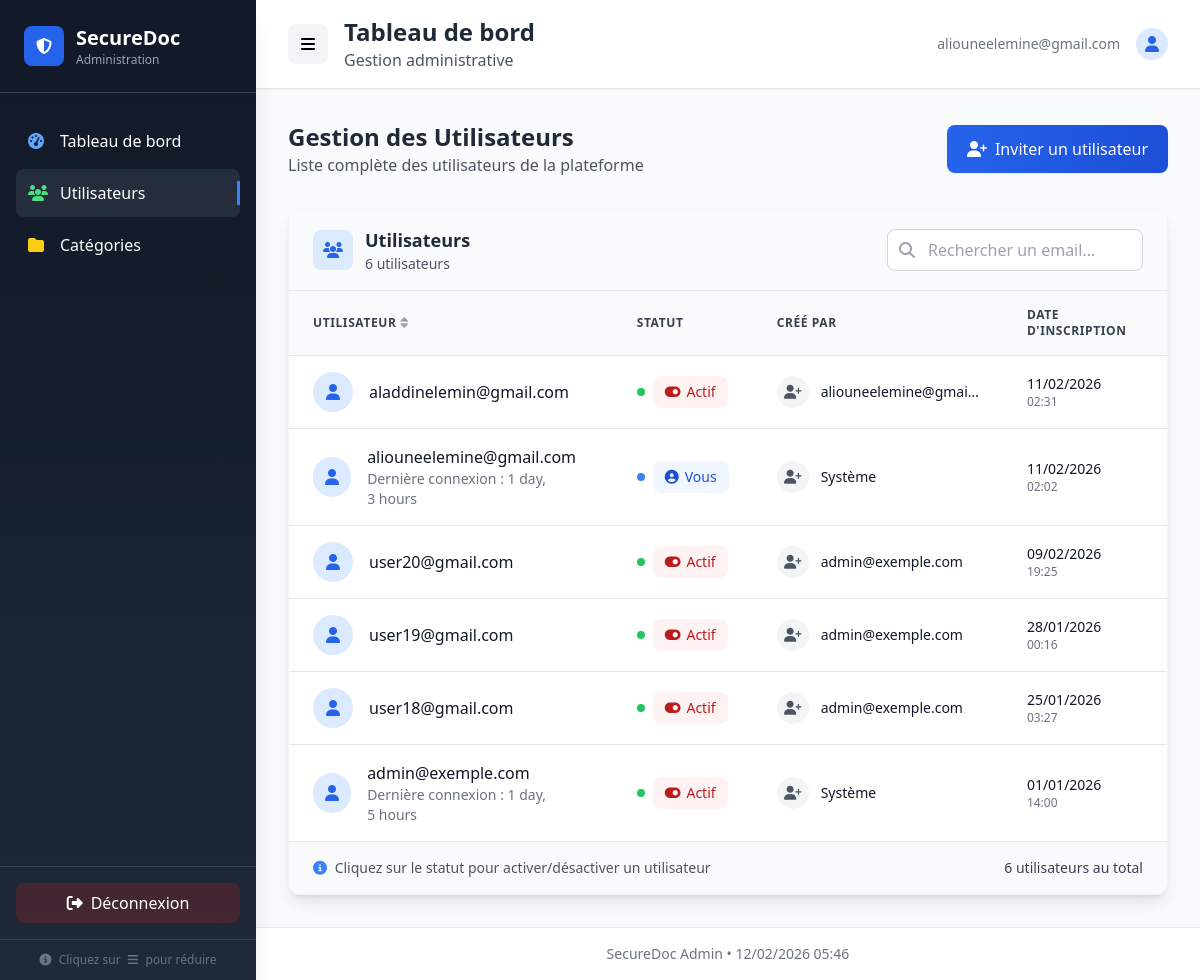
/accounts/admin/users/ (signed in), run on an earlier commit of the app's database.
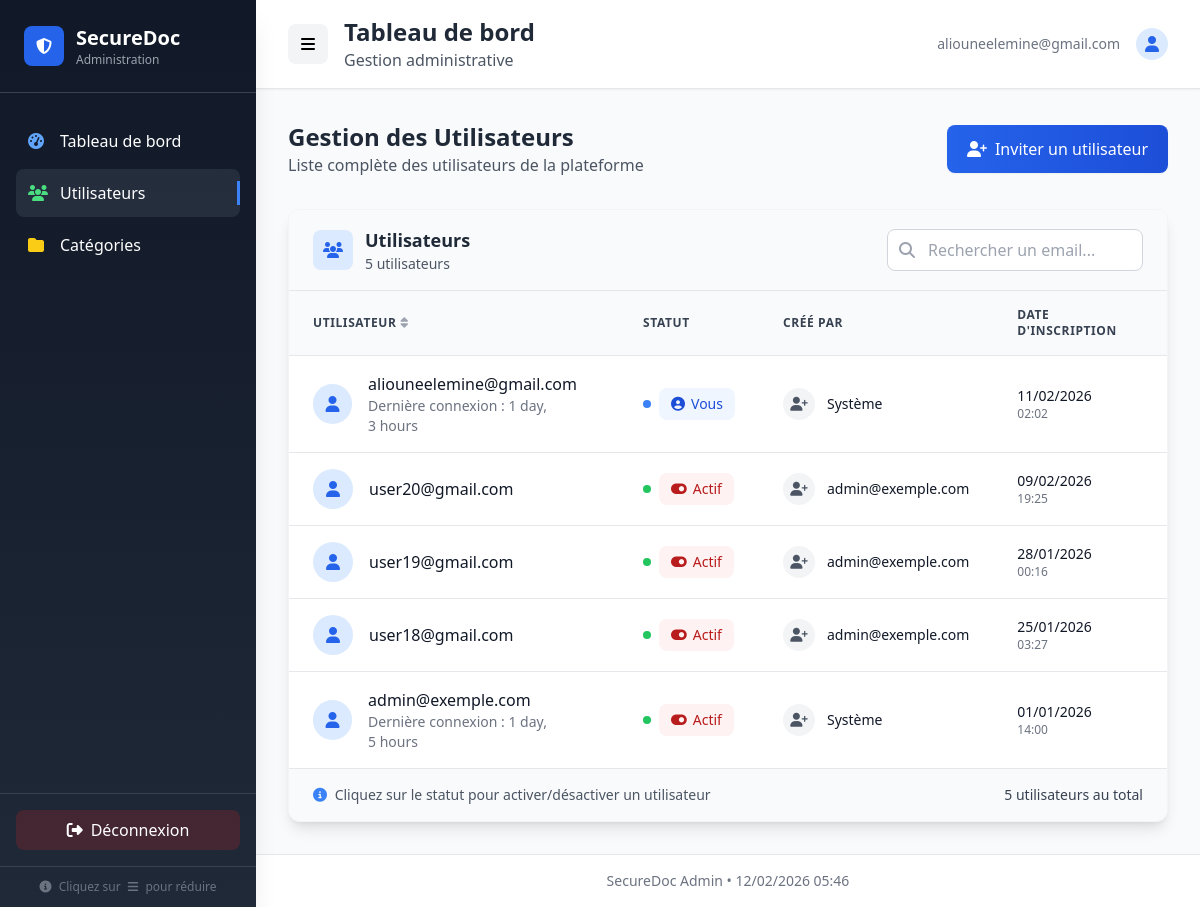
And on a later commit of the database.
### accounts/models.py (models this page shows, shortened)
class User(AbstractUser):
    username = None  # On utilise email comme identifiant principal
    email = models.EmailField(_('email address'), unique=True)
    public_key = models.TextField(blank=True, null=True)
    is_active = models.BooleanField(default=False)  # Désactivé jusqu’à activation
    is_staff = models.BooleanField(default=False)
    created_by = models.ForeignKey(
        'self',
        on_delete=models.SET_NULL,
        null=True,
        blank=True,
        related_name='created_users'
    )
    must_change_password = models.BooleanField(default=False)
    USERNAME_FIELD = 'email'
    REQUIRED_FIELDS = []
    objects = UserManager()

### accounts/views.py (the view)
# urls.py: path('admin/users/', views.admin_users, name='admin_users'),
@staff_member_required(login_url='admin_login')
@permission_classes([IsAdminUser])
def admin_users(request):
    users = User.objects.all().order_by('-date_joined')
    return render(request, 'admin_dashboard/users.html', {'users': users})

### accounts/templates/admin_dashboard/users.html (shortened to what this page needs)
{% extends 'admin_dashboard/base.html' %}
{% block content %}
<div class="mb-8">
    <div class="flex flex-col sm:flex-row sm:items-center sm:justify-between gap-4 mb-6">
        <div>
            <h1 class="text-2xl font-bold text-gray-800">Gestion des Utilisateurs</h1>
            <p class="text-gray-600">Liste complète des utilisateurs de la plateforme</p>
        </div>
        <a href="{% url 'admin_create_user' %}"
           class="inline-flex items-center justify-center px-5 py-3 bg-gradient-to-r from-blue-600 to-blue-700 hover:from-blue-700 hover:to-blue-800 text-white font-medium rounded-lg transition-all duration-200 shadow-sm hover:shadow-md">
            <i class="fas fa-user-plus mr-2"></i>
            Inviter un utilisateur
        </a>
    </div>
</div>
<div class="bg-white rounded-xl shadow-lg border border-gray-100 overflow-hidden">
    <div class="px-6 py-4 border-b border-gray-200 bg-gray-50">
        <div class="flex flex-col sm:flex-row sm:items-center sm:justify-between">
            <div class="flex items-center mb-3 sm:mb-0">
                <div class="w-10 h-10 bg-blue-100 rounded-lg flex items-center justify-center mr-3">
                    <i class="fas fa-users text-blue-600"></i>
                </div>
                <div>
                    <h2 class="text-lg font-semibold text-gray-800">Utilisateurs</h2>
                    <p class="text-sm text-gray-600">{{ users|length }} utilisateur{{ users|length|pluralize }}</p>
                </div>
            </div>
            <div class="flex items-center space-x-2">
                <div class="relative">
                    <div class="absolute inset-y-0 left-0 pl-3 flex items-center pointer-events-none">
                    </div>
                    <input type="text"
                           placeholder="Rechercher un email..."
                           class="pl-10 pr-4 py-2 border border-gray-300 rounded-lg focus:ring-2 focus:ring-blue-500 focus:border-blue-500 w-full sm:w-64 transition-all duration-200"
                           id="user-search">
                </div>
            </div>
        </div>
    </div>
    <div class="overflow-x-auto">
        <table class="min-w-full divide-y divide-gray-200">
            <thead class="bg-gray-50">
                <tr>
                    <th scope="col" class="px-6 py-4 text-left text-xs font-semibold text-gray-700 uppercase tracking-wider">
                        <div class="flex items-center">
                            <span>Utilisateur</span>
                            <button class="ml-1 text-gray-400 hover:text-gray-600">
                                <i class="fas fa-sort"></i>
                            </button>
                        </div>
                    </th>
                    <th scope="col" class="px-6 py-4 text-left text-xs font-semibold text-gray-700 uppercase tracking-wider">
                        Statut
                    </th>
                    <th scope="col" class="px-6 py-4 text-left text-xs font-semibold text-gray-700 uppercase tracking-wider">
                        Créé par
                    </th>
                    <th scope="col" class="px-6 py-4 text-left text-xs font-semibold text-gray-700 uppercase tracking-wider">
                        Date d'inscription
                    </th>
                </tr>
            </thead>
            <tbody class="bg-white divide-y divide-gray-200">
                {% for user in users %}
                <tr class="hover:bg-gray-50 transition-colors duration-150 user-row">
                    <td class="px-6 py-4">
                        <div class="flex items-center">
                            <div class="w-10 h-10 {% if user.is_active %}bg-blue-100 text-blue-600{% else %}bg-gray-100 text-gray-600{% endif %} rounded-full flex items-center justify-center mr-4">
                                <i class="fas fa-user"></i>
                            </div>
                            <div>
                                <div class="font-medium text-gray-900">{{ user.email }}</div>
                                {% if user.last_login %}
                                <div class="text-sm text-gray-500">
                                    Dernière connexion : {{ user.last_login|timesince }}
                                </div>
                                {% endif %}
                            </div>
                        </div>
                    </td>
                    <td class="px-6 py-4">
                        <div class="flex items-center">
                            {% if user != request.user %}
                                {% if user.is_active %}
                                    <div class="flex items-center">
                                        <div class="w-2 h-2 bg-green-500 rounded-full mr-2"></div>
                                        <a href="{% url 'admin_toggle_user' user.id %}"
                                           class="px-3 py-1.5 bg-red-50 hover:bg-red-100 text-red-700 rounded-lg text-sm font-medium transition-colors duration-200 inline-flex items-center"
                                           onclick="return confirm('Êtes-vous sûr de vouloir désactiver cet utilisateur ?')">
                                            <i class="fas fa-toggle-on mr-1.5"></i>
                                            Actif
                                        </a>
                                    </div>
                                {% endif %}
                            {% else %}
                                <div class="flex items-center">
                                    <div class="w-2 h-2 bg-blue-500 rounded-full mr-2"></div>
                                    <span class="px-3 py-1.5 bg-blue-50 text-blue-700 rounded-lg text-sm font-medium inline-flex items-center">
                                        <i class="fas fa-user-circle mr-1.5"></i>
                                        Vous
                                    </span>
                                </div>
                            {% endif %}
                        </div>
                    </td>
                    <td class="px-6 py-4">
                        <div class="flex items-center">
                            <div class="w-8 h-8 bg-gray-100 rounded-full flex items-center justify-center mr-3">
                                <i class="fas fa-user-plus text-gray-600 text-sm"></i>
                            </div>
                            <span class="text-sm text-gray-900">
                                {{ user.created_by.email|default:"Système"|truncatechars:20 }}
                            </span>
                        </div>
                    </td>
                    <td class="px-6 py-4">
                        <div class="text-sm text-gray-900">
                            {{ user.date_joined|date:"d/m/Y" }}
                        </div>
                        <div class="text-xs text-gray-500">
                            {{ user.date_joined|date:"H:i" }}
                        </div>
                    </td>
                </tr>
                {% endfor %}
            </tbody>
        </table>
    </div>
    {% if users %}
    <div class="px-6 py-4 border-t border-gray-200 bg-gray-50">
        <div class="flex flex-col sm:flex-row sm:items-center sm:justify-between">
            <div class="text-sm text-gray-600 mb-3 sm:mb-0">
                <i class="fas fa-info-circle mr-1 text-blue-500"></i>
                Cliquez sur le statut pour activer/désactiver un utilisateur
            </div>
            <div class="text-sm text-gray-700">
                <span class="font-medium">{{ users|length }}</span> utilisateur{{ users|length|pluralize }} au total
            </div>
        </div>
    </div>
    {% endif %}
</div>
{% endblock %}

### accounts/templates/admin_dashboard/base.html (shortened to what this page needs)
<!DOCTYPE html>
<html lang="fr">
<head>
<script src="https://cdn.tailwindcss.com"></script>
<link rel="stylesheet" href="https://cdnjs.cloudflare.com/ajax/libs/font-awesome/6.4.0/css/all.min.css">
</head>
<body class="bg-gray-50 h-screen overflow-hidden">
<div class="flex h-screen">
<div id="sidebar" class="sidebar-container w-64 transition-all duration-300 bg-gradient-to-b from-gray-900 to-gray-800 text-white flex flex-col shadow-xl">
    <div class="p-6 border-b border-gray-700 flex-shrink-0">
        <div class="flex items-center space-x-3">
            <div class="w-10 h-10 bg-blue-600 rounded-lg flex items-center justify-center">
                <i class="fas fa-shield-alt"></i>
            </div>
            <div class="sidebar-text">
                <h1 class="text-xl font-bold">SecureDoc</h1>
                <p class="text-xs text-gray-400">Administration</p>
            </div>
        </div>
    </div>
    <nav class="flex-1 px-4 py-6 overflow-y-auto">
        <a href="{% url 'admin_dashboard' %}"
           class="flex items-center px-3 py-3 rounded-lg mb-1 hover:bg-gray-700/50
           {% if request.resolver_match.url_name == 'admin_dashboard' %}bg-gray-700/50 active-link{% endif %}">
            <i class="fas fa-tachometer-alt w-5 mr-3 text-blue-400"></i>
            <span class="sidebar-text">Tableau de bord</span>
        </a>
        <a href="{% url 'admin_users' %}"
           class="flex items-center px-3 py-3 rounded-lg mb-1 hover:bg-gray-700/50
           {% if 'admin_users' in request.resolver_match.url_name %}bg-gray-700/50 active-link{% endif %}">
            <i class="fas fa-users w-5 mr-3 text-green-400"></i>
            <span class="sidebar-text">Utilisateurs</span>
        </a>
        <a href="{% url 'admin_categories_list' %}"
           class="flex items-center px-3 py-3 rounded-lg mb-1 hover:bg-gray-700/50
           {% if 'admin_categories' in request.resolver_match.url_name %}bg-gray-700/50 active-link{% endif %}">
            <i class="fas fa-folder w-5 mr-3 text-yellow-400"></i>
            <span class="sidebar-text">Catégories</span>
        </a>
    </nav>
    <div class="p-4 border-t border-gray-700 flex-shrink-0">
        <form method="post" action="{% url 'admin_logout' %}">
            <button type="submit"
                    class="w-full flex items-center justify-center px-4 py-2 bg-red-600/20 hover:bg-red-600/30 rounded-lg transition-colors duration-200">
                <i class="fas fa-sign-out-alt mr-2"></i>
                <span class="sidebar-text">Déconnexion</span>
            </button>
        </form>
    </div>
    <div class="p-3 border-t border-gray-700 text-xs text-gray-500 text-center hidden md:block flex-shrink-0">
        <i class="fas fa-info-circle mr-1"></i>
        <span class="sidebar-text">Cliquez sur <i class="fas fa-bars mx-1"></i> pour réduire</span>
    </div>
</div>
<div id="main-content" class="main-content-container w-full transition-all duration-300">
    <header class="bg-white shadow-sm border-b sticky top-0 z-10 flex-shrink-0">
        <div class="px-8 py-4 flex justify-between items-center">
            <div class="flex items-center space-x-4">
                <button id="toggle-sidebar"
                        class="w-10 h-10 rounded-lg bg-gray-100 hover:bg-gray-200 flex items-center justify-center transition-colors duration-200">
                    <i class="fas fa-bars"></i>
                </button>
                <div>
                    <h2 class="text-2xl font-bold text-gray-800">
                        {% block page_title %}Tableau de bord{% endblock %}
                    </h2>
                    <p class="text-gray-600">
                        {% block page_subtitle %}Gestion administrative{% endblock %}
                    </p>
                </div>
            </div>
            <div class="flex items-center space-x-4">
                <span class="text-sm text-gray-500 hidden md:inline">{{ request.user.email }}</span>
                <div class="relative">
                    <div class="w-8 h-8 bg-blue-100 rounded-full flex items-center justify-center">
                        <i class="fas fa-user text-blue-600"></i>
                    </div>
                </div>
            </div>
        </div>
    </header>
    <main class="flex-1 overflow-y-auto p-8">
        {% block content %}{% endblock %}
    </main>
    <footer class="border-t bg-white px-8 py-4 flex-shrink-0">
        <div class="text-center text-sm text-gray-500">
            <p>SecureDoc Admin • {% now "d/m/Y H:i" %}</p>
        </div>
    </footer>
</div>
</div>
</body>
</html>

### accounts/templates/admin_dashboard/base.html (style rules this page uses)
html, body { height: 100%; overflow: hidden; }
.active-link { position: relative; }
.active-link::after { content: ''; position: absolute; right: 0; top: 50%; transform: translateY(-50%); width: 3px; height: 24px; background: #3b82f6; }
.sidebar-container { height: 100vh; overflow-y: auto; position: fixed; left: 0; top: 0; z-index: 40; }
.main-content-container { height: 100vh; overflow-y: auto; margin-left: 16rem; transition: margin-left 0.3s ease; }

What changed in the data, as far as the page shows it:
removed User: email "aladdinelemin@gmail.com", is_active True (drawn), created_by.email "aliouneelemine@gmai…", date_joined "11/02/2026", date_joined "02:31"
Also different on the page:
{{ users|length }}: "6" → "5"
